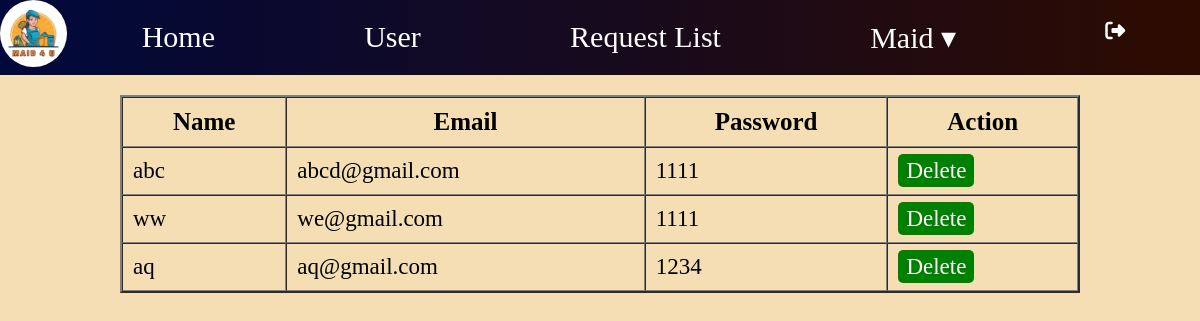
Screenshot of /myadmin/user.php with the database file from the repository.
### tables this page shows
CREATE TABLE `reg` (
  `id` int(11) NOT NULL,
  `username` varchar(50) DEFAULT NULL,
  `email` varchar(50) DEFAULT NULL,
  `password` varchar(50) DEFAULT NULL
);

### myadmin/user.php (the view)
<?php
include_once('./adhead.php');
$sql="SELECT* FROM reg";
$conn=mysqli_connect('localhost','root','','mhmsdb');
$result=mysqli_query($conn,$sql);
echo "<table border='2px' cellspacing='0' class='table' width='80%'>";
echo "<tr><th>Name</th><th>Email</th><th>Password</th><th>Action</th><tr/>";
while($row=mysqli_fetch_assoc($result)){
    ?>
     <tr>
        <td><?=$row['username'] ?></td>
        <td><?=$row['email'] ?></td>
        <td><?=$row['password'] ?></td>
        <td><a href="userdelete.php?id=<?=$row['id']?>" onclick="return confirm('Are you sure want to delete ?')">Delete</a></td>
     </tr>
<?php
}
echo "</table><br>";
?>

### css/admin_panel.css (style rules this page uses)
* { padding: 0; margin: 0; }

### myadmin/adhead.php (style rules this page uses)
.table th { font-size: 25px; padding: 10px; }
.table td { font-size: 23px; padding: 10px; }
.table { margin: auto; margin-top: 20px; }
.table td a { text-decoration: none; background: green; color: white; border-radius: 5px; padding: 4px; padding-left: 8px; padding-right: 8px; margin: auto; }

### rows the page displays
reg: username "abc", email "abcd@gmail.com", password "1111"
reg: username "ww", email "we@gmail.com", password "1111"
reg: username "aq", email "aq@gmail.com", password "1234"
